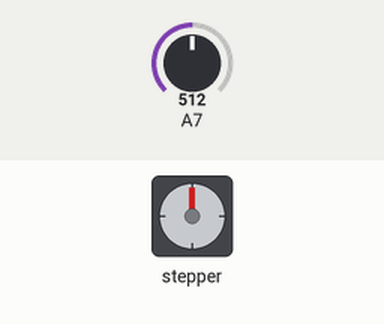
Simulated run of this sketch. Board: Arduino Nano, built with avr-gcc and run on an emulated ATmega328P. On the bench: stepper motor. Inputs (shaded band) come from the test bench; at power-on: A7 = 512. Stepper angles assume 200 steps per turn.

Above: at 1.2 s.
1.3 s: A7 set to 597
2.8 s: A7 set to 614
At 3.4 s:
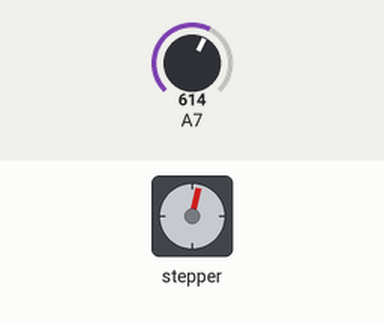
5.8 s: A7 set to 716
At 6.27 s:
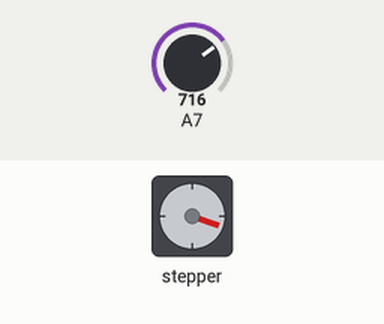
8.8 s: A7 set to 900
At 9.01 s:
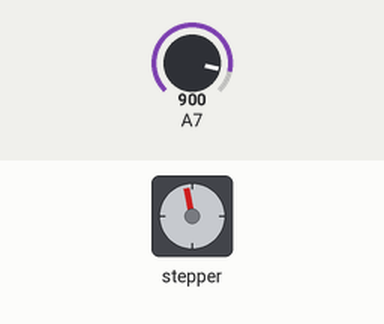
11.8 s: A7 set to 1023
Timing chart, 0 to 21.8 s (numbered marks = the images above; inputs shaded):
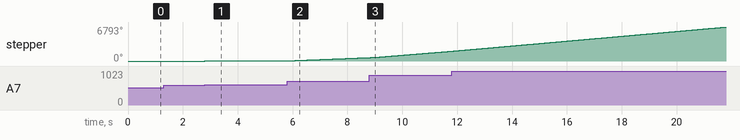

The sketch:

v1.ino
```cpp
/*
nano v3 328P

dependency:
StepperDriver by Laurentiu Badea https://github.com/laurb9/StepperDriver

To-do:
get to required position always from the left
*/
#include <AccelStepper.h>

//steppers
#define STEPS_PER_REVO 200
#define DIR_1 1
#define STEP_1 2
#define DIR_2 0
#define STEP_2 3

AccelStepper stepper(AccelStepper::DRIVER, STEP_1, DIR_1);

void setup() {
  stepper.setMaxSpeed(300);
  stepper.setAcceleration(150);
}

void loop() {

  int x_speed = analogRead(A7)-512;

  if(abs(x_speed) < 100){
    x_speed = 0;
  }else{
    x_speed -= 100*abs(x_speed)/x_speed;
    stepper.moveTo(x_speed*0.5 + stepper.currentPosition());
  }
  stepper.run();

}
```

Measured:
- the behaviour switches between 613 and 614 on A7 (found by bisection; images 0 and 1)
- after the input at 1.3 s, every drawn part: stays the same
- after the input at 2.8 s, stepper: keeps turning clockwise at about 24°/s, starting at once
